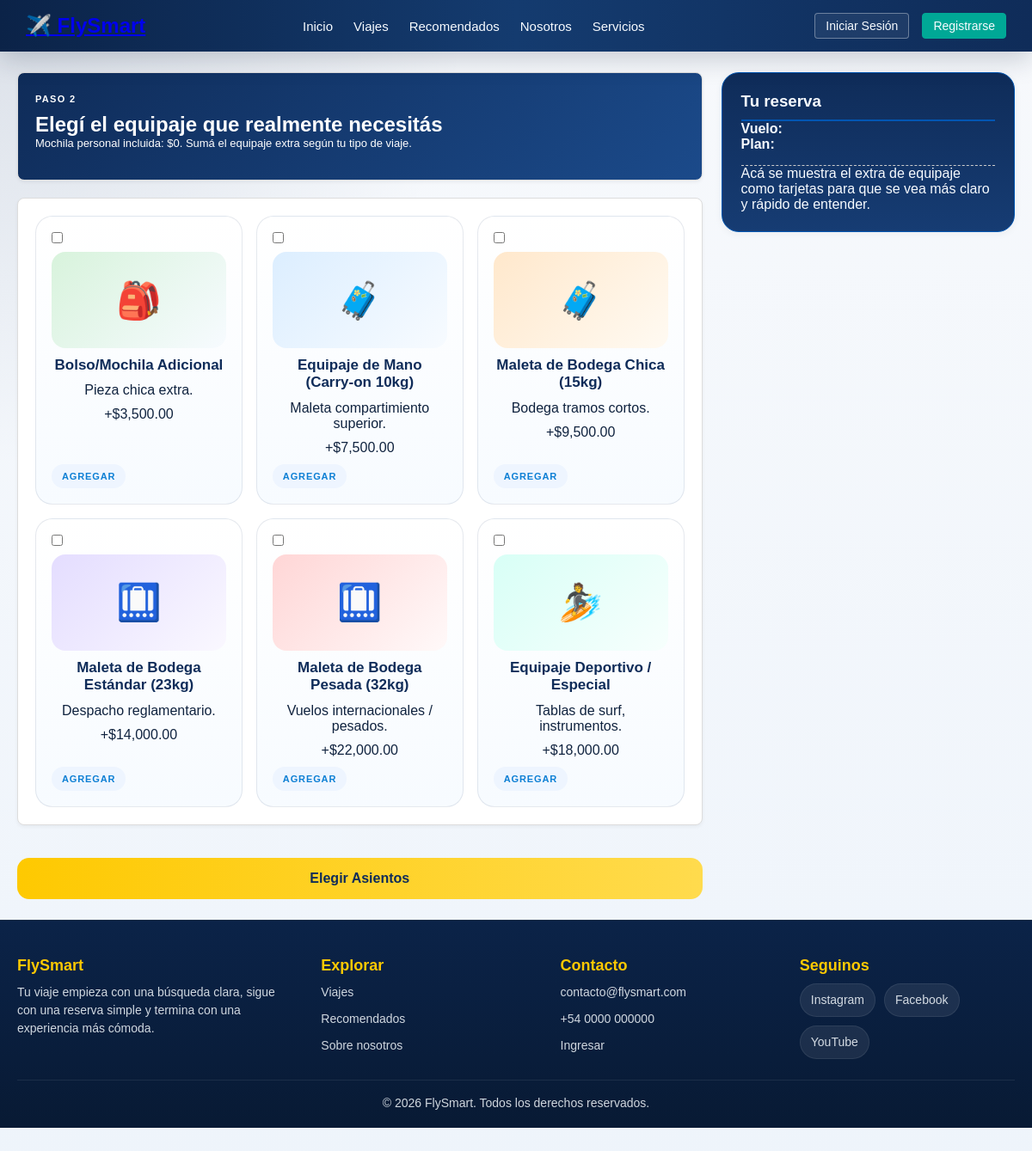
The page /Aerolinea/consultas/proceso_compra/equipaje.php on the database its author committed.
### tables this page shows
CREATE TABLE `tipos_equipaje` (
  `id_tipo_equipaje` int(11) NOT NULL AUTO_INCREMENT,
  `nombre_tipo` varchar(50) NOT NULL,
  `descripcion` text DEFAULT NULL,
  `precio_unitario` decimal(10,2) NOT NULL,
  PRIMARY KEY (`id_tipo_equipaje`)
);

### Aerolinea/consultas/proceso_compra/equipaje.php (the view, shortened to what this page needs)
<?php
require_once '../../config/conexion.php';
$equipajes = $pdo->query("SELECT id_tipo_equipaje, nombre_tipo, descripcion, precio_unitario FROM tipos_equipaje")->fetchAll();
include_once '../../includes/header.php';
?>
<form action="asientos.php" method="POST">
    <div class="contenedor-equipaje">
        <div class="main-content">
            <div class="card hero-equipaje">
                <p class="eyebrow">Paso 2</p>
                <h2>Elegí el equipaje que realmente necesitás</h2>
                <p class="text-inclusion">Mochila personal incluida: $0. Sumá el equipaje extra según tu tipo de viaje.</p>
            </div>
            <div class="card">
                <div class="grid-equipajes">
                    <?php foreach($equipajes as $index => $eq): ?>
                        <?php
                            $iconos = ['🎒', '🧳', '🧳', '🛄', '🛄', '🏄'];
                            $variantes = ['mochila', 'mano', 'bodega-chica', 'bodega-standar', 'bodega-pesada', 'especial'];
                            $icono = $iconos[$index] ?? '🧳';
                            $variante = $variantes[$index] ?? 'standard';
                        ?>
                        <label class="equipaje-card equipaje-<?=$variante?>">
                            <input type="checkbox" name="servicios[]" value="<?=$eq['id_tipo_equipaje']?>">
                            <div class="equipaje-thumb"><?=$icono?></div>
                            <h4><?=$eq['nombre_tipo']?></h4>
                            <p class="descripcion"><?=$eq['descripcion']?></p>
                            <p class="precio">+$<?=number_format($eq['precio_unitario'], 2)?></p>
                            <span class="equipaje-action">Agregar</span>
                        </label>
                    <?php endforeach; ?>
                </div>
            </div>
            <button type="submit" class="btn-continuar">Elegir Asientos</button>
        </div>
        <aside class="sidebar-resumen">
            <h3>Tu reserva</h3>
            <p><strong>Vuelo:</strong> <?=$_SESSION['id_vuelo']?></p>
            <p><strong>Plan:</strong> <?=$_SESSION['id_plan']?></p>
            <hr class="separador">
            <p>Acá se muestra el extra de equipaje como tarjetas para que se vea más claro y rápido de entender.</p>
        </aside>
    </div>
</form>
<?php include_once '../../includes/footer.php'; ?>
</body>
</html>

### Aerolinea/css/estilos.css (style rules this page uses)
:root { --primary-color: #0f2c59; --secondary-color: #00a896; --orange-color: #ff9f1c; --light-bg: #f4f6f9; --dark-text: #333; }
* { box-sizing: border-box; margin: 0; padding: 0; font-family: sans-serif; }
body { background-color: var(--light-bg); color: var(--dark-text); padding-bottom: 50px; }
.main-content { flex: 3; }
.sidebar-resumen { flex: 1; background: white; padding: 20px; border-radius: 8px; box-shadow: 0 2px 10px rgba(0,0,0,0.05); height: fit-content; }
.card { background: white; padding: 25px; border-radius: 8px; box-shadow: 0 2px 10px rgba(0,0,0,0.05); margin-bottom: 20px; }
.equipaje-card { border: 1px solid #ccc; padding: 15px; text-align: center; border-radius: 6px; }
body { font-family: "Segoe UI", "Trebuchet MS", Arial, sans-serif; background: radial-gradient(circle at top left, rgba(15, 44, 89, 0.12), transparent 30%), linear-gradient(180deg, #f7f9fc 0%, #eef4fb 100%); color: #10233f; }
.service-card, .card, .trip-card, .travel-card, .about-panel { border: 1px solid rgba(15, 44, 89, 0.08); box-shadow: 0 18px 45px rgba(15, 44, 89, 0.08); border-radius: 20px; background: rgba(255, 255, 255, 0.94); }
.card { padding: 28px; }
.eyebrow { display: inline-flex; align-items: center; gap: 8px; text-transform: uppercase; letter-spacing: 0.12em; font-size: 11px; color: #0d7fd4; font-weight: 800; margin-bottom: 10px; }
html, body { min-height: 100%; }
body { min-height: 100vh; display: flex; flex-direction: column; }

### rows shown on the page
tipos_equipaje: icono "🎒", nombre_tipo "Bolso/Mochila Adicional", descripcion "Pieza chica extra.", precio_unitario "3,500.00"
tipos_equipaje: icono "🧳", nombre_tipo "Equipaje de Mano (Carry-on 10kg)", descripcion "Maleta compartimiento superior.", precio_unitario "7,500.00"
tipos_equipaje: icono "🧳", nombre_tipo "Maleta de Bodega Chica (15kg)", descripcion "Bodega tramos cortos.", precio_unitario "9,500.00"
tipos_equipaje: icono "🛄", nombre_tipo "Maleta de Bodega Estándar (23kg)", descripcion "Despacho reglamentario.", precio_unitario "14,000.00"
tipos_equipaje: icono "🛄", nombre_tipo "Maleta de Bodega Pesada (32kg)", descripcion "Vuelos internacionales / pesados.", precio_unitario "22,000.00"
tipos_equipaje: icono "🏄", nombre_tipo "Equipaje Deportivo / Especial", descripcion "Tablas de surf, instrumentos.", precio_unitario "18,000.00"
